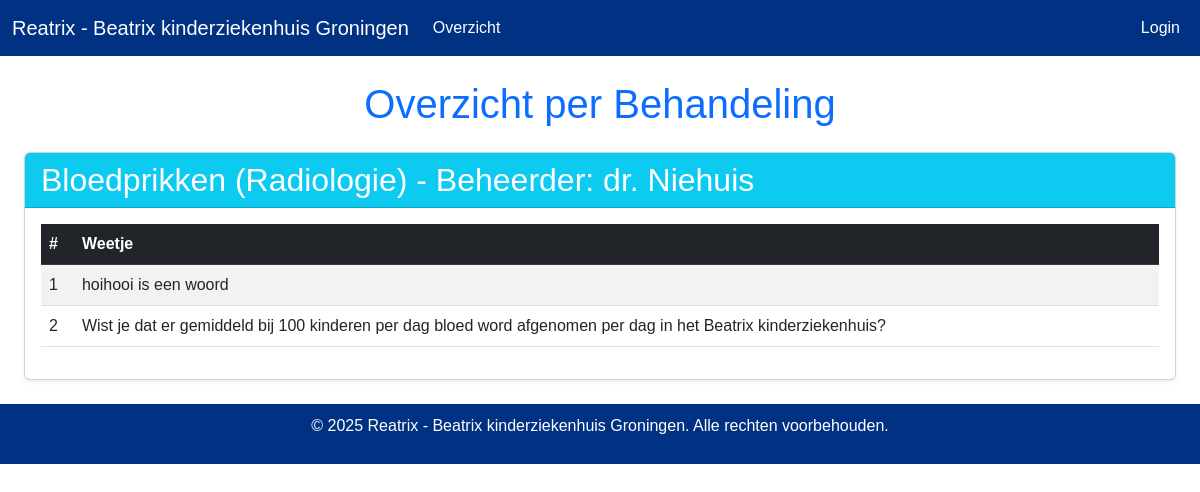
/Behandeling/overzicht, run on an earlier commit of the app's database.
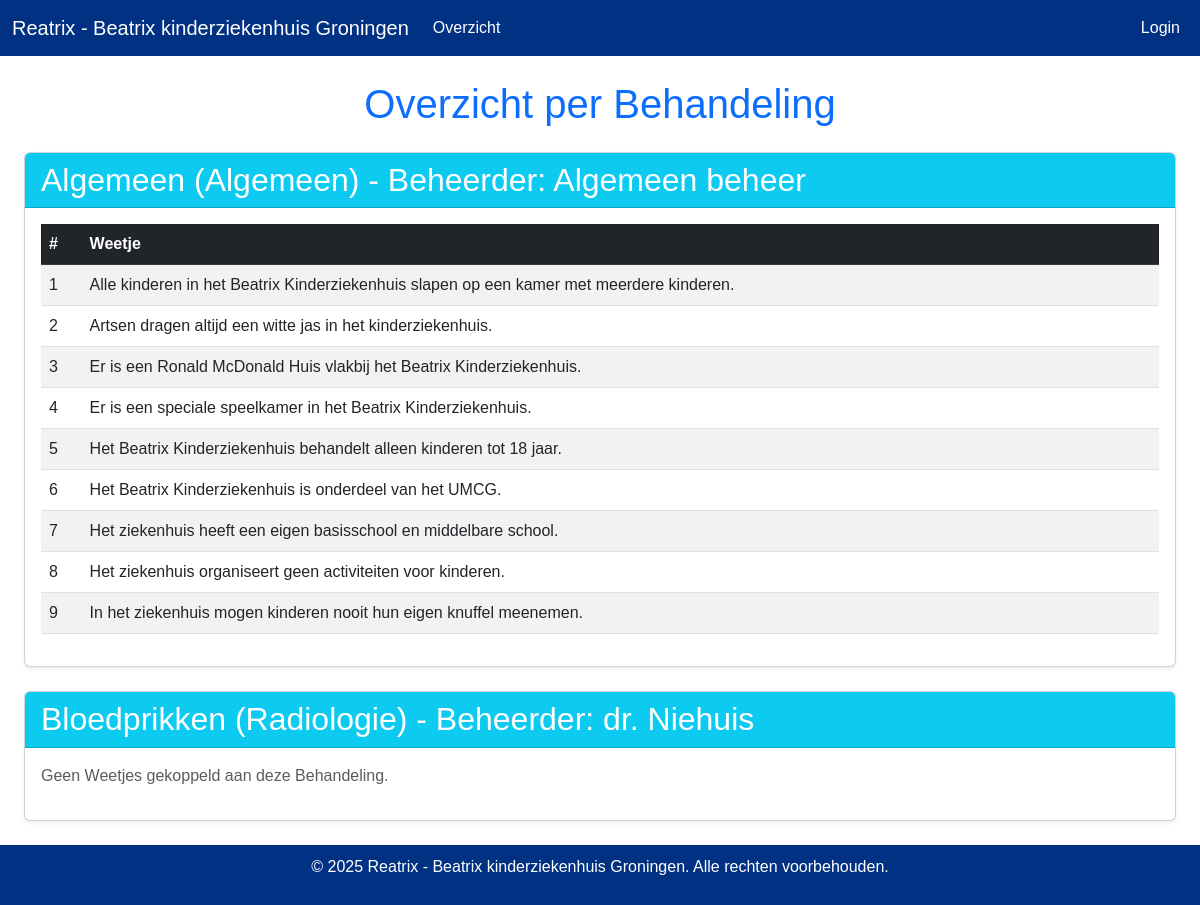
And on a later commit of the database.
### models.py (models this page shows)
class Behandeling(db.Model):
    id = db.Column(db.Integer, primary_key=True)
    behandelingnaam = db.Column(db.String(50), nullable=False)
    Categorie = db.Column(db.String(10), nullable=False)
    Beheerder_id = db.Column(db.Integer, db.ForeignKey('beheerder.id'), nullable=False)
    Weetje = db.relationship('Weetje', backref='Behandeling', lazy=True)

class Beheerder(db.Model):
    id = db.Column(db.Integer, primary_key=True)
    naam = db.Column(db.String(50), nullable=False)
    gender = db.Column(db.String(10), nullable=False)
    Behandeling = db.relationship('Behandeling', backref='Beheerder', lazy=True)

class Weetje(db.Model):
    id = db.Column(db.Integer, primary_key=True)
    Weetje = db.Column(db.String(50), nullable=False)
    gender = db.Column(db.String(10), nullable=False)
    Behandeling_id = db.Column(db.Integer, db.ForeignKey('behandeling.id'), nullable=False)

### routes/Behandeling/routes.py (the view)
@Behandeling_bp.route('/overzicht')
def overzicht():
    Behandelingen = Behandeling.query.options(
        db.joinedload(Behandeling.Weetje),
        db.joinedload(Behandeling.Beheerder)
    ).order_by(Behandeling.behandelingnaam).all()
    return render_template('overzicht.html', Behandelingen=Behandelingen, enumerate=enumerate)

### templates/overzicht.html
{% extends 'base.html' %}
{% block content %}
<div class="container">
    <h1 class="my-4 text-center text-primary">Overzicht per Behandeling</h1>
    {% for Behandeling in Behandelingen %}
    <div class="card mb-4 shadow-sm">
        <div class="card-header bg-info text-white">
            <h2 class="mb-0">
                {{ Behandeling.behandelingnaam }} ({{ Behandeling.Categorie }})
                {% if Behandeling.Beheerder %}
                    - Beheerder: {{ Behandeling.Beheerder.naam }}
                {% else %}
                    - Geen Beheerder
                {% endif %}
            </h2>
        </div>
        <div class="card-body">
            {% if Behandeling.Weetje %}
            <table class="table table-striped">
                <thead class="table-dark">
                <tr>
                    <th>#</th>
                    <th>Weetje</th>
                </tr>
                </thead>
                <tbody>
                {% for idx, Weetje in enumerate(Behandeling.Weetje|sort(attribute='Weetje'), start=1) %}
                <tr>
                    <td>{{ idx }}</td>
                    <td>{{ Weetje.Weetje }}</td>
                </tr>
                {% endfor %}
                </tbody>
            </table>
            {% else %}
            <p class="text-muted">Geen Weetjes gekoppeld aan deze Behandeling.</p>
            {% endif %}
        </div>
    </div>
    {% endfor %}
</div>
{% endblock %}

### templates/base.html (shortened to what this page needs)
<!DOCTYPE html>
<html lang="en">
<head>
  <link rel="stylesheet" href="https://cdn.jsdelivr.net/npm/bootstrap@5.3.0/dist/css/bootstrap.min.css">
</head>
<body>
<nav class="navbar navbar-expand-lg navbar-light">
  <div class="container">
    <a class="navbar-brand" href="{{ url_for('index') }}">Reatrix - Beatrix kinderziekenhuis Groningen</a>
    <div class="collapse navbar-collapse" id="navbarNav">
      <ul class="navbar-nav">
        <li class="nav-item">
          <a class="nav-link" href="{{ url_for('Behandeling.overzicht') }}">Overzicht</a>
        </li>
      </ul>
    </div>
    <div class="collapse navbar-collapse">
      <ul class="navbar-nav ms-auto">
        {% if current_user.is_authenticated %}
          {% if current_user.is_admin() %}
          <li class="nav-item">
              <a class="nav-link" href="{{ url_for('auth.register') }}">Registreer gebruiker</a>
          </li>
          {% endif %}
          <li class="nav-item">
              <a class="nav-link" href="{{ url_for('auth.user') }}">Account</a>
          </li>
          <li class="nav-item">
              <a class="nav-link" href="{{ url_for('auth.logout') }}">Uitloggen</a>
          </li>
        {% else %}
          <li class="nav-item">
              <a class="nav-link" href="{{ url_for('auth.login') }}">Login</a>
          </li>
        {% endif %}
      </ul>
    </div>
  </div>
</nav>
<div class="container mt-4">
  {% block content %}{% endblock %}
</div>
<footer>
  <p>&copy; 2025 Reatrix - Beatrix kinderziekenhuis Groningen. Alle rechten voorbehouden.</p>
</footer>
</body>
</html>

### templates/base.html (style rules this page uses)
body { font-family: Arial, sans-serif; }
.navbar { background-color: rgb(0, 49, 131); }
.navbar-brand, .nav-link { color: white !important; }
.container { max-width: 1200px; }
footer { background-color: rgb(0, 49, 131); color: white; text-align: center; padding: 10px 0; margin-top: 20px; }

What changed in the data, as far as the page shows it:
removed Weetje: Behandeling "1", Weetje "hoihooi is een woord", shown under Behandeling "Bloedprikken"
removed Weetje: idx "2", Weetje "Wist je dat er gemiddeld bij 100 kinderen per dag bloed word afgenomen per dag in het Beatrix kinderziekenhuis?", shown under Behandeling "Bloedprikken"
added Behandeling: behandelingnaam "Algemeen", Categorie "Algemeen", Beheerder.naam "Algemeen beheer"
added Weetje: idx "1", Weetje "Alle kinderen in het Beatrix Kinderziekenhuis slapen op een kamer met meerdere kinderen.", shown under "Algemeen"
added Weetje: Behandeling "2", Weetje "Artsen dragen altijd een witte jas in het kinderziekenhuis.", shown under "Algemeen"
added Weetje: idx "3", Weetje "Er is een Ronald McDonald Huis vlakbij het Beatrix Kinderziekenhuis.", shown under "Algemeen"
added Weetje: idx "4", Weetje "Er is een speciale speelkamer in het Beatrix Kinderziekenhuis.", shown under "Algemeen"
added Weetje: idx "5", Weetje "Het Beatrix Kinderziekenhuis behandelt alleen kinderen tot 18 jaar.", shown under "Algemeen"
added Weetje: idx "6", Weetje "Het Beatrix Kinderziekenhuis is onderdeel van het UMCG.", shown under "Algemeen"
added Weetje: idx "7", Weetje "Het ziekenhuis heeft een eigen basisschool en middelbare school.", shown under "Algemeen"
added Weetje: id "8", Weetje "Het ziekenhuis organiseert geen activiteiten voor kinderen.", shown under "Algemeen"
added Weetje: idx "9", Weetje "In het ziekenhuis mogen kinderen nooit hun eigen knuffel meenemen.", shown under "Algemeen"
computed for Behandeling "Bloedprikken": text "# Weetje" → "Geen Weetjes gekoppeld aan deze Behandeling."
